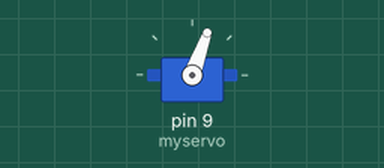
The sketch below on a simulated Arduino Uno, built with avr-gcc and run on an emulated ATmega328P. Shown: servo.

Above: at 2.1 s.
At 5.1 s:
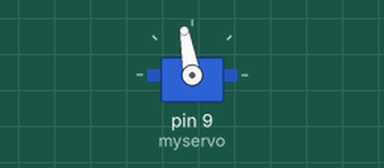
At 11.4 s:
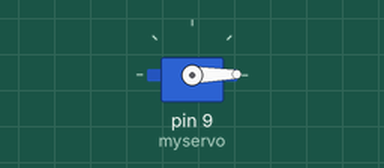
At 21.4 s:
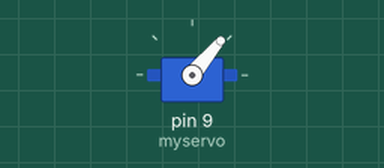
Timing chart, 0 to 34.3 s (numbered marks = the images above):
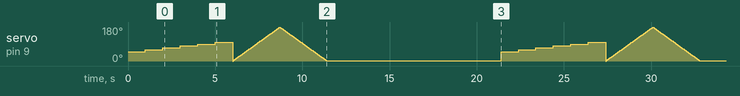

The sketch:

FOUNDIT.ino
```cpp
#include <Servo.h>

Servo myservo;

 int pos = 0;

void setup()
{
  myservo.attach(9);  // attaches the servo on pin 9 to the servo object
myservo.write(50);
delay(1000);
myservo.write(60);
delay(1000);
myservo.write(70);
delay(1000);
myservo.write(80);
delay(1000);
myservo.write(90);
delay(1000);
myservo.write(100);
delay(1000);
for(pos = 0; pos < 179; pos += 1)  // goes from 0 degrees to 180 degrees
  {                                  // in steps of 1 degree
    myservo.write(pos);              // tell servo to go to position in variable 'pos'
    delay(15);                       // waits 15ms for the servo to reach the position
  }
  for(pos = 179; pos>=1; pos-=1)     // goes from 180 degrees to 0 degrees
  {
    myservo.write(pos);              // tell servo to go to position in variable 'pos'
    delay(15);                       // waits 15ms for the servo to reach the position
  }
  delay(10000);
  myservo.write(50);
}

void loop()
{
  myservo.write(50);
delay(1000);
myservo.write(60);
delay(1000);
myservo.write(70);
delay(1000);
myservo.write(80);
delay(1000);
myservo.write(90);
delay(1000);
myservo.write(100);
delay(1000);
for(pos = 0; pos < 179; pos += 1)  // goes from 0 degrees to 180 degrees
  {                                  // in steps of 1 degree
    myservo.write(pos);              // tell servo to go to position in variable 'pos'
    delay(15);                       // waits 15ms for the servo to reach the position
  }
  for(pos = 179; pos>=1; pos-=1)     // goes from 180 degrees to 0 degrees
  {
    myservo.write(pos);              // tell servo to go to position in variable 'pos'
    delay(15);                       // waits 15ms for the servo to reach the position
  }
  delay(10000);
  myservo.write(50);
}
```
